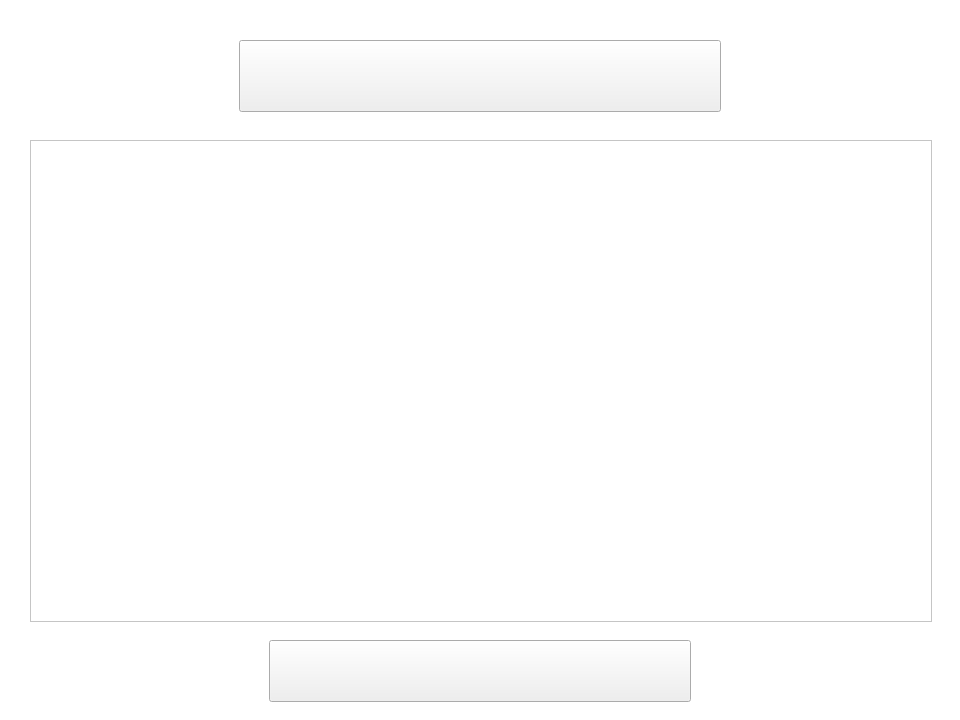
<?xml version="1.0" encoding="UTF-8"?>
<ui version="4.0">
 <class>SpiritHouse</class>
 <widget class="QMainWindow" name="SpiritHouse">
  <property name="windowModality">
   <enum>Qt::NonModal</enum>
  </property>
  <property name="geometry">
   <rect>
    <x>0</x>
    <y>0</y>
    <width>960</width>
    <height>720</height>
   </rect>
  </property>
  <property name="sizePolicy">
   <sizepolicy hsizetype="Fixed" vsizetype="Fixed">
    <horstretch>0</horstretch>
    <verstretch>0</verstretch>
   </sizepolicy>
  </property>
  <property name="font">
   <font>
    <family>Press Start 2P</family>
   </font>
  </property>
  <property name="windowTitle">
   <string>Pixel Spirit</string>
  </property>
  <property name="windowIcon">
   <iconset>
    <normaloff>../assets/UI/icon.png</normaloff>
    <normalon>../assets/UI/icon.png</normalon>../assets/UI/icon.png</iconset>
  </property>
  <widget class="QWidget" name="centralwidget">
   <widget class="QLabel" name="Background">
    <property name="geometry">
     <rect>
      <x>0</x>
      <y>0</y>
      <width>960</width>
      <height>720</height>
     </rect>
    </property>
    <property name="sizePolicy">
     <sizepolicy hsizetype="Fixed" vsizetype="Fixed">
      <horstretch>0</horstretch>
      <verstretch>0</verstretch>
     </sizepolicy>
    </property>
    <property name="styleSheet">
     <string notr="true">background-color: rgb(255, 255, 255);</string>
    </property>
    <property name="pixmap">
     <pixmap resource="../assets/UI/resources.qrc">:/background.png</pixmap>
    </property>
   </widget>
   <widget class="QLabel" name="TopBar">
    <property name="geometry">
     <rect>
      <x>0</x>
      <y>0</y>
      <width>960</width>
      <height>24</height>
     </rect>
    </property>
    <property name="sizePolicy">
     <sizepolicy hsizetype="Fixed" vsizetype="Fixed">
      <horstretch>0</horstretch>
      <verstretch>0</verstretch>
     </sizepolicy>
    </property>
    <property name="pixmap">
     <pixmap resource="../assets/UI/resources.qrc">:/topBar.png</pixmap>
    </property>
   </widget>
   <widget class="QPushButton" name="GoHatchingButton">
    <property name="geometry">
     <rect>
      <x>269</x>
      <y>640</y>
      <width>422</width>
      <height>62</height>
     </rect>
    </property>
    <property name="sizePolicy">
     <sizepolicy hsizetype="Fixed" vsizetype="Fixed">
      <horstretch>0</horstretch>
      <verstretch>0</verstretch>
     </sizepolicy>
    </property>
    <property name="icon">
     <iconset>
      <normalon>:/SpiritHouse/go-hatching-button.png</normalon>
     </iconset>
    </property>
    <property name="iconSize">
     <size>
      <width>484</width>
      <height>71</height>
     </size>
    </property>
   </widget>
   <widget class="QPushButton" name="SpiritUniverseButton">
    <property name="geometry">
     <rect>
      <x>239</x>
      <y>40</y>
      <width>482</width>
      <height>72</height>
     </rect>
    </property>
    <property name="sizePolicy">
     <sizepolicy hsizetype="Fixed" vsizetype="Fixed">
      <horstretch>0</horstretch>
      <verstretch>0</verstretch>
     </sizepolicy>
    </property>
    <property name="icon">
     <iconset>
      <normalon>:/SpiritHouse/spirit-universe-button.png</normalon>
     </iconset>
    </property>
    <property name="iconSize">
     <size>
      <width>484</width>
      <height>71</height>
     </size>
    </property>
   </widget>
   <widget class="QScrollArea" name="SpiritsArea">
    <property name="geometry">
     <rect>
      <x>30</x>
      <y>140</y>
      <width>902</width>
      <height>482</height>
     </rect>
    </property>
    <property name="styleSheet">
     <string notr="true">background-color: rgb(255, 255, 255);
border-color: rgb(0, 0, 0);</string>
    </property>
    <property name="widgetResizable">
     <bool>true</bool>
    </property>
    <widget class="QWidget" name="SpiritsHouseContent">
     <property name="geometry">
      <rect>
       <x>0</x>
       <y>0</y>
       <width>900</width>
       <height>480</height>
      </rect>
     </property>
    </widget>
   </widget>
  </widget>
 </widget>
 <resources>
  <include location="../assets/UI/resources.qrc"/>
 </resources>
 <connections/>
</ui>
